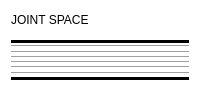
         <widget class="QGroupBox" name="jointGroupBox">
          <property name="maximumSize">
           <size>
            <width>400</width>
            <height>16777215</height>
           </size>
          </property>
          <property name="styleSheet">
           <string notr="true">QGroupBox {
	background-color: white;
	border-radius: 20px;
}

Line {
	color: #ECECEC;
}</string>
          </property>
          <property name="title">
           <string/>
          </property>
          <layout class="QGridLayout" name="gridLayout_2">
           <property name="sizeConstraint">
            <enum>QLayout::SetDefaultConstraint</enum>
           </property>
           <property name="topMargin">
            <number>0</number>
           </property>
           <property name="bottomMargin">
            <number>20</number>
           </property>
           <property name="verticalSpacing">
            <number>0</number>
           </property>
           <item row="7" column="0">
            <widget class="Line" name="line_19">
             <property name="orientation">
              <enum>Qt::Horizontal</enum>
             </property>
            </widget>
           </item>
           <item row="8" column="0">
            <widget class="JointPositionWidget" name="Joint4PosWidget" native="true"/>
           </item>
           <item row="2" column="0">
            <widget class="JointPositionWidget" name="Joint1PosWidget" native="true"/>
           </item>
           <item row="13" column="0">
            <widget class="Line" name="line_22">
             <property name="orientation">
              <enum>Qt::Horizontal</enum>
             </property>
            </widget>
           </item>
           <item row="6" column="0">
            <widget class="JointPositionWidget" name="Joint3PosWidget" native="true"/>
           </item>
           <item row="10" column="0">
            <widget class="JointPositionWidget" name="Joint5PosWidget" native="true"/>
           </item>
           <item row="12" column="0">
            <widget class="JointPositionWidget" name="Joint6PosWidget" native="true"/>
           </item>
           <item row="15" column="0">
            <widget class="Line" name="line_11">
             <property name="styleSheet">
              <string notr="true">Line {
	color: #000000;
}</string>
             </property>
             <property name="frameShadow">
              <enum>QFrame::Plain</enum>
             </property>
             <property name="lineWidth">
              <number>3</number>
             </property>
             <property name="orientation">
              <enum>Qt::Horizontal</enum>
             </property>
            </widget>
           </item>
           <item row="14" column="0">
            <widget class="JointPositionWidget" name="Joint7PosWidget" native="true"/>
           </item>
           <item row="3" column="0">
            <widget class="Line" name="line_17">
             <property name="orientation">
              <enum>Qt::Horizontal</enum>
             </property>
            </widget>
           </item>
           <item row="1" column="0">
            <widget class="Line" name="line_10">
             <property name="styleSheet">
              <string notr="true">Line {
	color: #000000;
}</string>
             </property>
             <property name="frameShadow">
              <enum>QFrame::Plain</enum>
             </property>
             <property name="lineWidth">
              <number>3</number>
             </property>
             <property name="orientation">
              <enum>Qt::Horizontal</enum>
             </property>
            </widget>
           </item>
           <item row="5" column="0">
            <widget class="Line" name="line_18">
             <property name="orientation">
              <enum>Qt::Horizontal</enum>
             </property>
            </widget>
           </item>
           <item row="9" column="0">
            <widget class="Line" name="line_20">
             <property name="orientation">
              <enum>Qt::Horizontal</enum>
             </property>
            </widget>
           </item>
           <item row="11" column="0">
            <widget class="Line" name="line_21">
             <property name="orientation">
              <enum>Qt::Horizontal</enum>
             </property>
            </widget>
           </item>
           <item row="4" column="0">
            <widget class="JointPositionWidget" name="Joint2PosWidget" native="true"/>
           </item>
           <item row="0" column="0">
            <widget class="QLabel" name="jntSpaceTitle">
             <property name="minimumSize">
              <size>
               <width>0</width>
               <height>40</height>
              </size>
             </property>
             <property name="maximumSize">
              <size>
               <width>16777215</width>
               <height>40</height>
              </size>
             </property>
             <property name="styleSheet">
              <string notr="true">
Line {
	color: #ECECEC;
}</string>
             </property>
             <property name="text">
              <string>&lt;html&gt;&lt;body&gt;JOINT SPACE&lt;/body&gt;&lt;/html&gt;</string>
             </property>
            </widget>
           </item>
          </layout>
         </widget>
